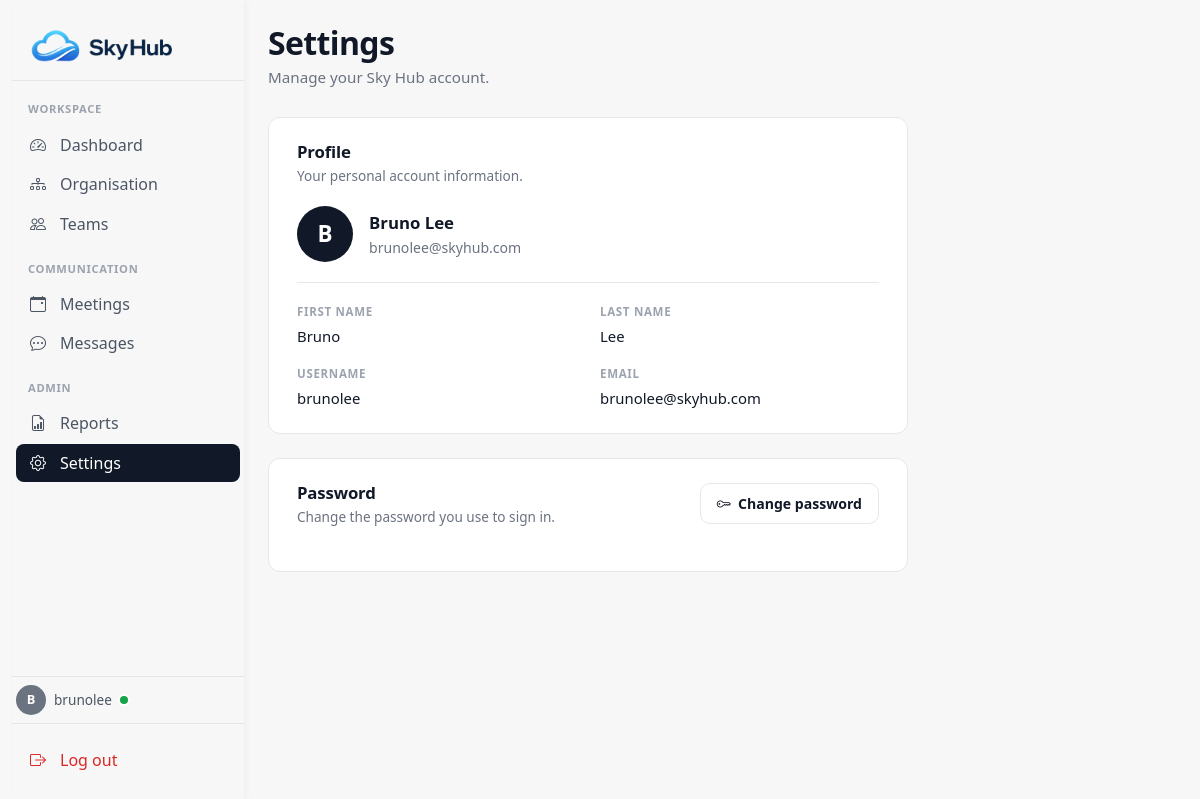
Screenshot of /settings/ (signed in) with the database file from the repository.
### main/models.py (models this page shows, shortened)
class Profile(models.Model):
  user = models.OneToOneField(User, on_delete=models.CASCADE)
  first_name = models.CharField(max_length=20)
  last_name = models.CharField(max_length=20)
  team = models.ForeignKey(
    'Team',
    on_delete=models.SET_NULL,
    null=True,
    blank=True,
    related_name='members'
  )
  department = models.ForeignKey(
    'Department',
    on_delete=models.SET_NULL,
    null=True,
    blank=True,
    related_name='members'
  )
  created_at = models.DateTimeField(auto_now_add=True)
  updated_at = models.DateTimeField(auto_now=True)

### main/views/settings_views.py (the view)
# urls.py: path('', settings_index, name='settings'),
@login_required
def settings_index(request):
    if request.method == 'POST':
        form = PasswordChangeForm(request.user, request.POST)
        if form.is_valid():
            user = form.save()
            update_session_auth_hash(request, user)
            messages.success(request, 'Password updated successfully.')
            return redirect('settings')
    else:
        form = PasswordChangeForm(request.user)
    return render(request, 'settings/settings.html', {'form': form})

### main/templates/settings/settings.html (shortened to what this page needs)
{% extends "base.html" %}
{% block content %}
    {% with profile=request.user.profile %}
    <header class="mb-4">
        <h1 class="settings-page-title">Settings</h1>
        <p class="settings-page-subtitle">Manage your Sky Hub account.</p>
    </header>
    <section class="settings-card">
        <h2 class="settings-card-title">Profile</h2>
        <p class="settings-card-meta">Your personal account information.</p>
        <div class="settings-profile-head">
            <div class="settings-avatar" aria-hidden="true">
                {% if profile %}{{ profile.first_name|first|upper }}{% else %}{{ request.user.username|first|upper }}{% endif %}
            </div>
            <div>
                <p class="settings-profile-name">
                    {% if profile %}
                        {{ profile.first_name }} {{ profile.last_name }}
                    {% else %}
                        {{ request.user.get_full_name|default:request.user.username }}
                    {% endif %}
                </p>
                <p class="settings-profile-email">{{ request.user.email|default:"—" }}</p>
            </div>
        </div>
        <dl class="settings-grid">
            <div>
                <dt>First name</dt>
                <dd class="{% if not profile.first_name and not request.user.first_name %}is-empty{% endif %}">
                    {% if profile.first_name %}{{ profile.first_name }}
                    {% elif request.user.first_name %}{{ request.user.first_name }}
                    {% else %}—{% endif %}
                </dd>
            </div>
            <div>
                <dt>Last name</dt>
                <dd class="{% if not profile.last_name and not request.user.last_name %}is-empty{% endif %}">
                    {% if profile.last_name %}{{ profile.last_name }}
                    {% elif request.user.last_name %}{{ request.user.last_name }}
                    {% else %}—{% endif %}
                </dd>
            </div>
            <div>
                <dt>Username</dt>
                <dd>{{ request.user.username }}</dd>
            </div>
            <div>
                <dt>Email</dt>
                <dd class="{% if not request.user.email %}is-empty{% endif %}">
                    {{ request.user.email|default:"—" }}
                </dd>
            </div>
        </dl>
    </section>
    <section class="settings-card">
        <div class="settings-card-head-row">
            <div>
                <h2 class="settings-card-title">Password</h2>
                <p class="settings-card-meta mb-0">Change the password you use to sign in.</p>
            </div>
            <button type="button"
                    class="settings-btn settings-btn--ghost"
                    data-bs-toggle="collapse"
                    data-bs-target="#changePasswordPanel"
                    aria-expanded="{% if form.errors %}true{% else %}false{% endif %}"
                    aria-controls="changePasswordPanel">
                <i class="bi bi-key"></i>
                Change password
            </button>
        </div>
    </section>
    {% endwith %}
{% endblock %}

### main/templates/base.html (shortened to what this page needs)
{% load static %}
<!DOCTYPE html>
<html lang="en">
<head>
    <link href="https://cdn.jsdelivr.net/npm/bootstrap@5.3.3/dist/css/bootstrap.min.css" rel="stylesheet">
    <link href="https://cdn.jsdelivr.net/npm/bootstrap-icons@1.11.3/font/bootstrap-icons.min.css" rel="stylesheet">
    <link href="{% static 'main/css/base.css' %}" rel="stylesheet">
</head>
<body>
    <div class="container-fluid">
        <div class="row min-vh-100 flex-nowrap g-0">
            <aside id="skyhubSidebar"
                   class="skyhub-sidebar offcanvas-md offcanvas-start d-md-flex flex-md-column"
                   tabindex="-1"
                   aria-labelledby="skyhubSidebarLabel">
                <div class="offcanvas-body d-flex flex-column">
                    <a href="{% url 'dashboard' %}" class="skyhub-brand-link skyhub-brand-wrap d-none d-md-flex align-items-center justify-content-start" aria-label="Sky Hub — go to Dashboard">
                        <img src="{% static 'main/images/logo.png' %}" alt="Sky Hub" class="skyhub-brand-logo-lg">
                    </a>
                    <hr class="skyhub-divider d-none d-md-block mb-3">
                    {% with name=request.resolver_match.url_name %}
                    <nav class="skyhub-nav nav flex-column" aria-label="Main navigation">
                        <div class="skyhub-nav-group-label">Workspace</div>
                        <a class="nav-link {% if name == 'dashboard' %}active{% endif %}"
                           href="{% url 'dashboard' %}"
                           {% if name == 'dashboard' %}aria-current="page"{% endif %}>
                            <span class="skyhub-nav-icon"><i class="bi bi-speedometer2"></i></span>
                            Dashboard
                        </a>
                        <a class="nav-link {% if name == 'organisation' %}active{% endif %}"
                           href="{% url 'organisation' %}"
                           {% if name == 'organisation' %}aria-current="page"{% endif %}>
                            <span class="skyhub-nav-icon"><i class="bi bi-diagram-3"></i></span>
                            Organisation
                        </a>
                        <a class="nav-link {% if name == 'teams' %}active{% endif %}"
                           href="{% url 'teams' %}"
                           {% if name == 'teams' %}aria-current="page"{% endif %}>
                            <span class="skyhub-nav-icon"><i class="bi bi-people"></i></span>
                            Teams
                        </a>
                        <div class="skyhub-nav-group-label">Communication</div>
                        <a class="nav-link {% if name == 'schedule' %}active{% endif %}"
                           href="{% url 'schedule' %}"
                           {% if name == 'schedule' %}aria-current="page"{% endif %}>
                            <span class="skyhub-nav-icon"><i class="bi bi-calendar-event"></i></span>
                            Meetings
                        </a>
                        <a class="nav-link {% if name == 'messages' %}active{% endif %}"
                           href="{% url 'messages' %}"
                           {% if name == 'messages' %}aria-current="page"{% endif %}>
                            <span class="skyhub-nav-icon"><i class="bi bi-chat-dots"></i></span>
                            Messages
                        </a>
                        <div class="skyhub-nav-group-label">Admin</div>
                        <a class="nav-link {% if name == 'reports' %}active{% endif %}"
                           href="{% url 'reports' %}"
                           {% if name == 'reports' %}aria-current="page"{% endif %}>
                            <span class="skyhub-nav-icon"><i class="bi bi-file-earmark-bar-graph"></i></span>
                            Reports
                        </a>
                        <a class="nav-link {% if name == 'settings' %}active{% endif %}"
                           href="{% url 'settings' %}"
                           {% if name == 'settings' %}aria-current="page"{% endif %}>
                            <span class="skyhub-nav-icon"><i class="bi bi-gear"></i></span>
                            Settings
                        </a>
                    </nav>
                    {% endwith %}
                    {% if request.user.is_authenticated %}
                        {% with profile=request.user.profile %}
                        <div class="mt-auto">
                            <hr class="skyhub-divider mb-2">
                            <div class="skyhub-user d-flex align-items-center gap-2 mb-2">
                                <div class="skyhub-avatar" aria-hidden="true">
                                    {% if profile %}{{ profile.first_name|first|upper }}{% else %}{{ request.user.username|first|upper }}{% endif %}
                                </div>
                                <div class="flex-grow-1" style="min-width: 0;">
                                    <div class="d-flex align-items-center gap-2">
                                        <span class="skyhub-user-email text-truncate" title="{{ request.user.username }}">{{ request.user.username }}</span>
                                        <span class="skyhub-presence-dot" aria-label="Online"></span>
                                    </div>
                                </div>
                            </div>
                            <hr class="skyhub-divider mb-3">
                            <button type="button"
                                    class="skyhub-logout"
                                    data-bs-toggle="modal"
                                    data-bs-target="#logoutModal">
                                <span class="skyhub-nav-icon"><i class="bi bi-box-arrow-right"></i></span>
                                Log out
                            </button>
                        </div>
                        {% endwith %}
                    {% endif %}
                </div>
            </aside>
            <main class="skyhub-main col min-vh-100 p-4">
                {% block content %}{% endblock %}
            </main>
        </div>
    </div>
</body>
</html>

### main/static/main/css/base.css (style rules this page uses)
:root { --sh-bg: #F7F7F7; --sh-surface: #ffffff; --sh-border: #e5e7eb; --sh-text: #111827; --sh-muted: #4b5563; --sh-muted-soft: #9ca3af; --sh-active: #111827; --sh-hover: #f3f4f6; --sh-primary: #2563eb; --sh-danger: #dc2626; }
body { background-color: var(--sh-bg); color: var(--sh-text); -webkit-font-smoothing: antialiased; -moz-osx-font-smoothing: grayscale; }
.skyhub-sidebar { width: 232px; flex: 0 0 232px; background-color: #ffffff; }
@media (min-width: 768px) { .skyhub-sidebar { position: sticky; top: 0; height: 100vh; background-color: #ffffff; box-shadow: 2px 0 6px rgba(17, 24, 39, 0.04); z-index: 10; } }
@media (min-width: 768px) { .skyhub-sidebar .offcanvas-body { display: flex; flex-direction: column; flex-grow: 1; padding: 1.25rem 0.25rem; overflow-y: auto; background-color: #ffffff; } }
.skyhub-sidebar .offcanvas-body { padding: 1.25rem 0.25rem; background-color: #ffffff; }
.skyhub-brand-wrap { margin-top: -1.5rem; margin-bottom: -1.5rem; padding-left: 0; }
.skyhub-brand-link { color: inherit; text-decoration: none; border-radius: 0.5rem; }
.skyhub-brand-logo-lg { display: block; width: 95%; max-width: none; height: auto; margin-left: -1.25rem; }
.skyhub-divider { height: 1px; background-color: var(--sh-border); border: 0; opacity: 1; margin: 0 -0.25rem; }
.skyhub-nav { gap: 2px; }
.skyhub-nav-group-label { font-size: 0.7rem; font-weight: 600; letter-spacing: 0.06em; color: var(--sh-muted-soft); text-transform: uppercase; padding: 0 0.75rem; margin: 1rem 0 0.35rem; }
.skyhub-nav-group-label:first-child { margin-top: 0.25rem; }
.skyhub-nav .nav-link { display: flex; align-items: center; gap: 0.75rem; color: var(--sh-muted); padding: 0.55rem 0.75rem; border-radius: 0.5rem; font-weight: 500; line-height: 1.25rem; transition: background-color .15s ease, color .15s ease; }
.skyhub-nav .nav-link.active, .skyhub-nav .nav-link.active:hover, .skyhub-nav .nav-link.active:focus { background-color: var(--sh-active); color: #ffffff; }
.skyhub-nav .nav-link.active .skyhub-nav-icon { color: #ffffff; }
.skyhub-nav-icon { display: inline-flex; align-items: center; justify-content: center; width: 20px; height: 20px; flex-shrink: 0; color: inherit; }
.skyhub-nav-icon i { font-size: 1rem; line-height: 1; }
.skyhub-user { min-width: 0; }
.skyhub-avatar { width: 30px; height: 30px; font-size: 0.8rem; flex-shrink: 0; background-color: #6b7280; color: #ffffff; font-weight: 600; display: inline-flex; align-items: center; justify-content: center; border-radius: 9999px; }
.skyhub-user-email { font-size: 0.85rem; color: var(--sh-muted); min-width: 0; }
.skyhub-presence-dot { width: 8px; height: 8px; border-radius: 9999px; background-color: #16a34a; flex-shrink: 0; box-shadow: 0 0 0 2px var(--sh-surface); }
.skyhub-logout { display: flex; align-items: center; gap: 0.75rem; width: 100%; border: none; background: transparent; color: var(--sh-danger); padding: 0.5rem 0.75rem; border-radius: 0.5rem; font-weight: 500; text-align: left; transition: background-color .15s ease; }
.skyhub-main { min-width: 0; overflow-x: hidden; }

### rows the page displays
Profile: first_name|first "B", first_name "Bruno", last_name "Lee"

### other values shown
{{ request.user.username }} "brunolee"
{{ request.user.email|default:"—" }} "brunolee@skyhub.com"
